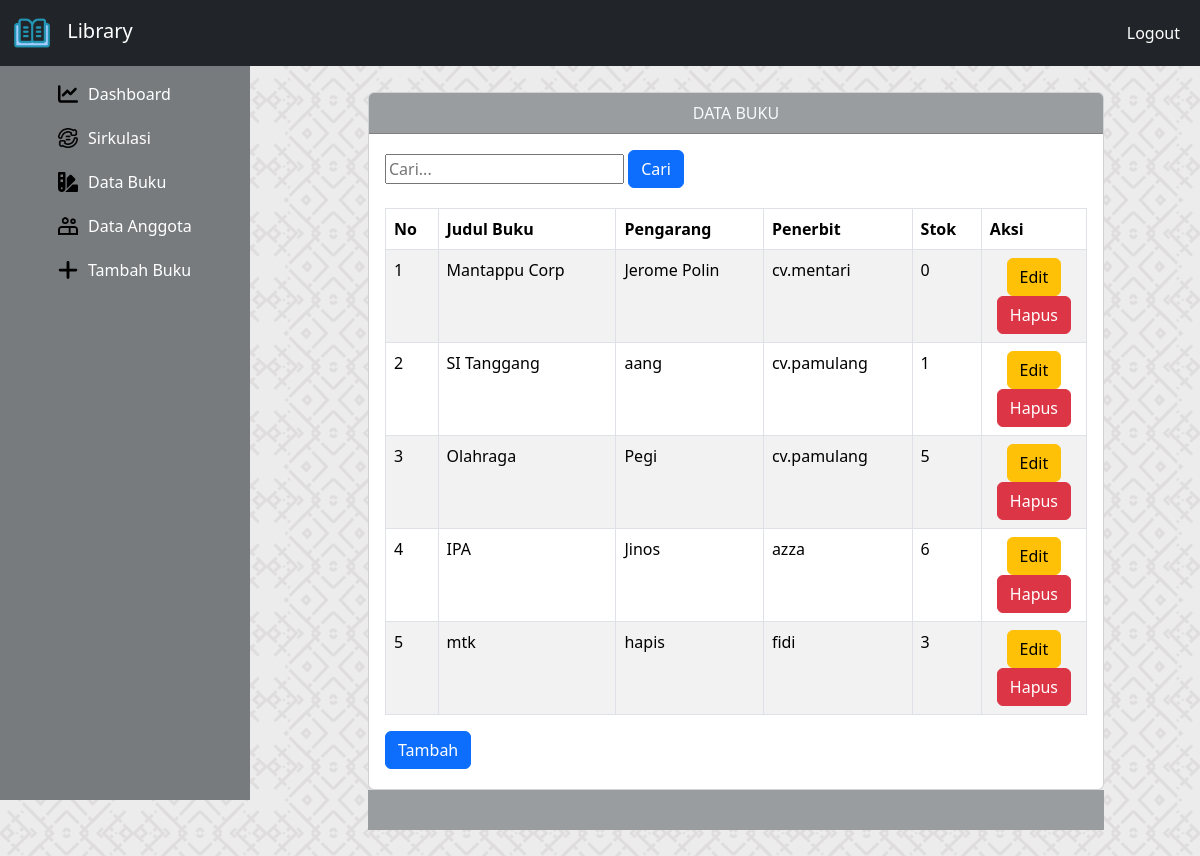
Page /databuku.php on the committed database.
### tables this page shows
CREATE TABLE `buku` (
  `id_buku` int(10) NOT NULL,
  `judul_buku` varchar(50) NOT NULL,
  `pengarang` text NOT NULL,
  `penerbit` text NOT NULL,
  `jumlah_stok` int(5) NOT NULL
);

### config/controller.php (called while the page is built, shortened)
<?php
    function select($query) {
        global $conn;
        $result = mysqli_query($conn, $query);
        $rows = [];
        while ($row = mysqli_fetch_assoc($result)) {
            $rows[] = $row;
        }
        return $rows;
    }
?>

### databuku.php (the view)
<?php
    include 'layout/header.php';
    $search = "";
    if ($_SERVER['REQUEST_METHOD'] == 'POST') {
        $search = $_POST['search'];
        $data_buku = select("SELECT * FROM buku WHERE judul_buku LIKE '%$search%' OR pengarang LIKE '%$search%' OR penerbit LIKE '%$search%' ORDER BY id_buku DESC");
    } else {
        $data_buku = select("SELECT * FROM buku ORDER BY id_buku DESC");
    }
?>
<link rel="stylesheet" href="css/databarang.css">
<div class="konten row">
    <div class="col-md-10 mx-auto">
        <div class="card mt-3">
            <div class="card-header text-light text-center">
                DATA BUKU
            </div>
            <div class="card-body">
                <form method="POST" action="">
                    <input type="text" name="search" placeholder="Cari..." value="<?= $search ?>">
                    <button type="submit" class="btn btn-primary mb-1 float-right">Cari</button>
                </form>
                <div class="col">
                    <table class="table table-bordered table-striped mt-3" id="table">
                        <thead>
                            <tr>
                                <th>No</th>
                                <th>Judul Buku</th>
                                <th>Pengarang</th>
                                <th>Penerbit</th>
                                <th>Stok</th>
                                <th>Aksi</th>
                            </tr>
                        </thead>
                        <tbody>
                            <?php $no = 1; ?>
                            <?php foreach ($data_buku as $buku):?>
                            <tr>
                                <td><?= $no++; ?></td>
                                <td><?= $buku['judul_buku']; ?></td>
                                <td><?= $buku['pengarang']; ?></td>
                                <td><?= $buku['penerbit']; ?></td>
                                <td><?= $buku['jumlah_stok']; ?></td>
                                <td width="15%" class="text-center">
                                    <a href="editbuku.php?id_buku=<?= $buku['id_buku']; ?>" class="btn btn-warning">Edit</a>
                                    <a href="hapus-barang.php?id_buku=<?= $buku['id_buku']; ?>" class="btn btn-danger" onclick="return confirm('Apakah Anda Yakin Ingin Hapus Barang Ini?')">Hapus</a>
                                </td>
                            </tr>
                            <?php endforeach;?>
                        </tbody>
                    </table>
                    <a href="tambahbuku.php" class="btn btn-primary mb-1 float-right">Tambah</a>
                </div>
            </div>
        </div>
        <div class="card-footer"></div>
    </div>
</div>

### css/databarang.css (style rules this page uses)
body { background-image: url(../foto/bg2.png); justify-content: center; align-items: center; height: 100vh; }
.card-header { background-color: #999DA0; }
.card-footer { height: 40px; background-color: #999DA0; }

### layout/header.php (style rules this page uses)
.konten { margin-left: 260px; padding: 20px; }

### rows in the picture
buku: judul_buku "Mantappu Corp", pengarang "Jerome Polin", penerbit "cv.mentari", jumlah_stok "0"
buku: judul_buku "SI Tanggang", pengarang "aang", penerbit "cv.pamulang", jumlah_stok "1"
buku: judul_buku "Olahraga", pengarang "Pegi", penerbit "cv.pamulang", jumlah_stok "5"
buku: judul_buku "IPA", pengarang "Jinos", penerbit "azza", jumlah_stok "6"
buku: judul_buku "mtk", pengarang "hapis", penerbit "fidi", jumlah_stok "3"
